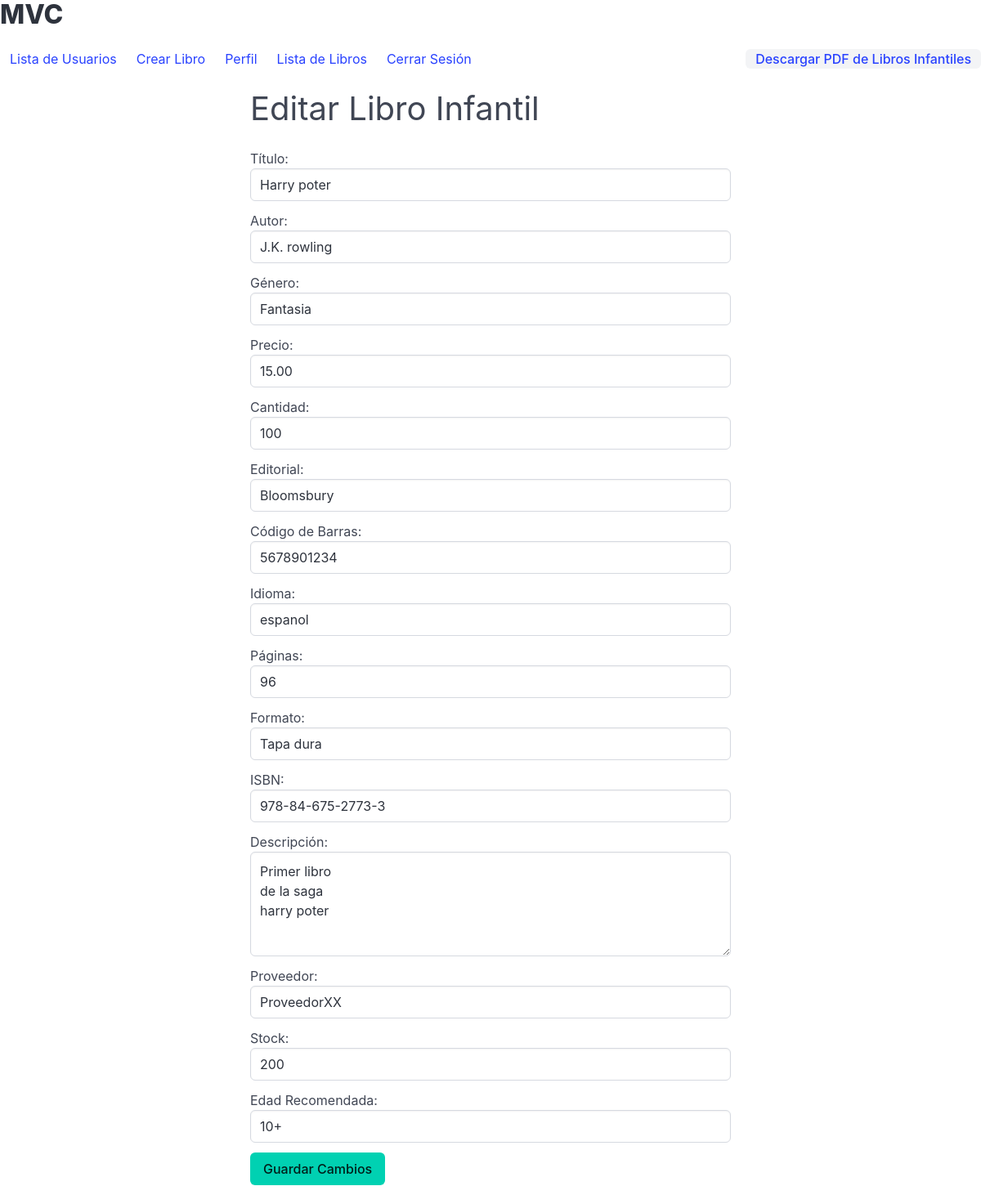
The app's page /children_books/2/update (signed in) with its own data.
### models/children_books_model.py (models this page shows, shortened)
class LibrosInfantiles(db.Model):
    __tablename__ = "libros_infantiles"
    id = db.Column(db.Integer, primary_key=True)
    lin_titulo = db.Column(db.String(50), nullable=False)
    lin_autor = db.Column(db.String(50), nullable=False)
    lin_genero = db.Column(db.String(50), nullable=False)
    lin_precio = db.Column(db.Numeric(10, 2), nullable=False)
    lin_cantidad = db.Column(db.Integer, nullable=False)
    lin_editorial = db.Column(db.String(50), nullable=False)
    lin_codigo_barra = db.Column(db.String(50), nullable=False)
    lin_idioma = db.Column(db.String(50), nullable=False)
    lin_paginas = db.Column(db.Integer, nullable=False)
    lin_formato = db.Column(db.String(50), nullable=False)
    lin_isbn = db.Column(db.String(50), nullable=False)
    lin_descripcion = db.Column(db.Text, nullable=False)
    lin_proveedor = db.Column(db.String(50), nullable=False)
    lin_stock = db.Column(db.Integer, nullable=False)
    lin_edad_recomendada = db.Column(db.String(50), nullable=False)
    @staticmethod
    def get_by_id(id):
        return LibrosInfantiles.query.get(id)

### controllers/children_books_controller.py (the view, shortened to what this page needs)
@children_books_bp.route("/children_books/<int:id>/update", methods=["GET", "POST"])
@login_required
@role_required("admin")
def update_book(id):
    book = LibrosInfantiles.get_by_id(id)
    if not book:
        return "Libro no encontrado", 404
    return children_books_view.update_book(book)

### models/session_login_model.py (called while the page is built)
    def has_role(self, role):
        return self.rol == role

    @staticmethod
    def get_session_by_correo(correo_principal):
        return SessionLogin.query.filter_by(correo_principal=correo_principal).first()

### run.py (called while the page is built)
@login_manager.user_loader
def load_user(correo):
    return SessionLogin.get_session_by_correo(correo)

### views/children_books_view.py (called while the page is built)
def update_book(book):
    return render_template(
        "update_book.html",
        title="Editar Libro",
        book=book,
        current_user=current_user,
    )

### templates/update_book.html
{% extends 'base.html' %}
{% block content %}
<h2 class="subtitle is-2">Editar Libro Infantil</h2>
<form method="post">
    <div class="field">
        <label for="titulo">Título:</label>
        <div class="control">
            <input type="text" id="titulo" name="titulo" required class="input" value="{{ book.lin_titulo }}">
        </div>
    </div>
    <div class="field">
        <label for="autor">Autor:</label>
        <div class="control">
            <input type="text" id="autor" name="autor" required class="input" value="{{ book.lin_autor }}">
        </div>
    </div>
    <div class="field">
        <label for="genero">Género:</label>
        <div class="control">
            <input type="text" id="genero" name="genero" required class="input" value="{{ book.lin_genero }}">
        </div>
    </div>
    <div class="field">
        <label for="precio">Precio:</label>
        <div class="control">
            <input type="number" id="precio" name="precio" step="0.01" required class="input" value="{{ book.lin_precio }}">
        </div>
    </div>
    <div class="field">
        <label for="cantidad">Cantidad:</label>
        <div class="control">
            <input type="number" id="cantidad" name="cantidad" required class="input" value="{{ book.lin_cantidad }}">
        </div>
    </div>
    <div class="field">
        <label for="editorial">Editorial:</label>
        <div class="control">
            <input type="text" id="editorial" name="editorial" required class="input" value="{{ book.lin_editorial }}">
        </div>
    </div>
    <div class="field">
        <label for="codigo_barra">Código de Barras:</label>
        <div class="control">
            <input type="text" id="codigo_barra" name="codigo_barra" required class="input" value="{{ book.lin_codigo_barra }}">
        </div>
    </div>
    <div class="field">
        <label for="idioma">Idioma:</label>
        <div class="control">
            <input type="text" id="idioma" name="idioma" required class="input" value="{{ book.lin_idioma }}">
        </div>
    </div>
    <div class="field">
        <label for="paginas">Páginas:</label>
        <div class="control">
            <input type="number" id="paginas" name="paginas" required class="input" value="{{ book.lin_paginas }}">
        </div>
    </div>
    <div class="field">
        <label for="formato">Formato:</label>
        <div class="control">
            <input type="text" id="formato" name="formato" required class="input" value="{{ book.lin_formato }}">
        </div>
    </div>
    <div class="field">
        <label for="isbn">ISBN:</label>
        <div class="control">
            <input type="text" id="isbn" name="isbn" required class="input" value="{{ book.lin_isbn }}">
        </div>
    </div>
    <div class="field">
        <label for="descripcion">Descripción:</label>
        <div class="control">
            <textarea id="descripcion" name="descripcion" required class="textarea">{{ book.lin_descripcion }}</textarea>
        </div>
    </div>
    <div class="field">
        <label for="proveedor">Proveedor:</label>
        <div class="control">
            <input type="text" id="proveedor" name="proveedor" required class="input" value="{{ book.lin_proveedor }}">
        </div>
    </div>
    <div class="field">
        <label for="stock">Stock:</label>
        <div class="control">
            <input type="number" id="stock" name="stock" required class="input" value="{{ book.lin_stock }}">
        </div>
    </div>
    <div class="field">
        <label for="edad_recomendada">Edad Recomendada:</label>
        <div class="control">
            <input type="text" id="edad_recomendada" name="edad_recomendada" required class="input" value="{{ book.lin_edad_recomendada }}">
        </div>
    </div>
    <input type="submit" value="Guardar Cambios" class="button is-primary">
</form>
{% endblock %}

### records on screen
LibrosInfantiles: titulo "Harry poter", autor "J.K. rowling", genero "Fantasia", precio "15.00", cantidad "100", editorial "Bloomsbury", codigo_barra "5678901234", idioma "espanol", paginas "96", formato "Tapa dura", isbn "978-84-675-2773-3", descripcion "Primer libro de la saga harry poter", proveedor "ProveedorXX", stock "200", edad_recomendada "10+"
